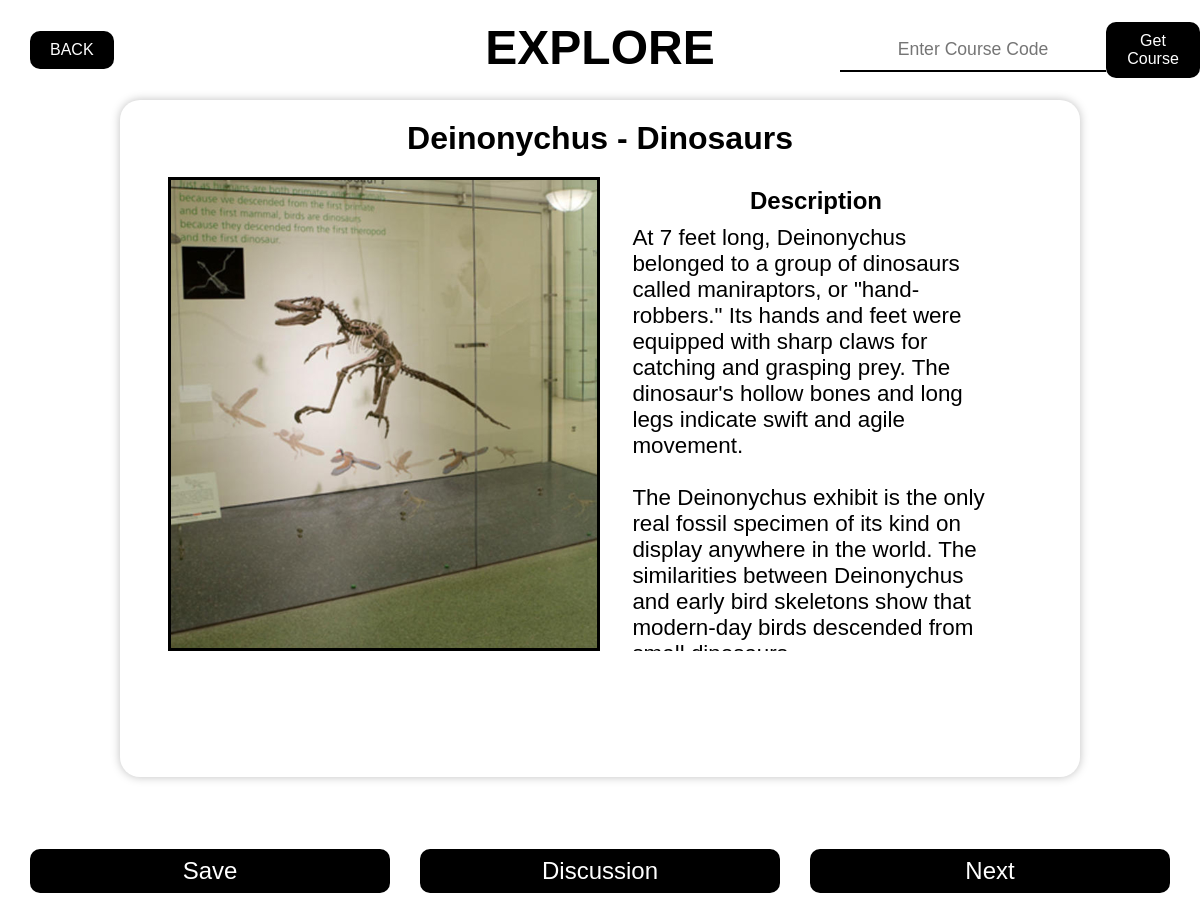
The app's page /course/9FIHAXM with its own data.
### backend/models.py (models this page shows)
class Item(models.Model):
    name = models.CharField(max_length=200)
    category = models.CharField(max_length=200, default="Dinosaurs")
    description = models.CharField(max_length=5000)
    description = models.TextField()
    img_url = models.URLField(null=True, blank=True)
    img = models.ImageField(null=True, upload_to='images/')
    def __str__(self):
        return f'id: {self.id}, name: {self.name}, category: {self.category}'

### backend/views.py (the view)
# urls.py: path('course/<str:code>', views.course, name="course"),
def course(request, code, index=0):
    try:
        course = Course.objects.get(code=code)
        try:
            sequence = Sequence.objects.get(course=course, index=index)
            index+=1
            print(sequence.item)
            return render(request, "course.html", {
                "item":sequence.item, "code":code, "next_index":index
                })
        except:
            return render(request, "course_end.html")
    except:
        return render(request, "course_not_found.html")

### backend/templates/course.html (shortened to what this page needs)
<!DOCTYPE html>
<html>
    <head>
        <link rel="stylesheet" href="../../static/style.css" type="text/css">
    </head>
    <body style="position: relative;">
        <h1 style="margin: auto; text-align: center; font-size: 3rem;" class="title">EXPLORE</h1>
        <header class="header">
            <a style="" href="../../../">BACK</a>
            <form class="course-code">
                <input type="text" name="code" placeholder="Enter Course Code" class="code-text" minlength=7>
                <button type="submit" onmouseover="courseDO()">Get Course</button>
            </form>
        </header>
        <main class="artifact">
            <h1>{{ item.name }} - {{ item.category }}</h1>
            <div style="height: 20px;"></div>
            <div class="artifact__content">
                <div style="background-image: url({{ item.img.url }});" class="img"></div>
                <div class="text">
                    <h3>Description</h3>
                    <p>{{ item.description | linebreaksbr }}</p>
                </div>
            </div>
            <div style="height: 20px;"></div>
        </main>
        <div class="footer">
            <a >Save</a>
            <a href="{% url 'discussion' item_pk=item.id %}">Discussion</a>
            <a href="{% url 'course' code=code index=next_index %}">Next</a>
        </div>
    </body>
</html>

### backend/static/style.css (style rules this page uses)
* { box-sizing: border-box; margin: 0; padding: 0; }
body, html { width: 100vw; height: 100%; }
body { font-family: Arial, Helvetica, sans-serif; position: relative; }
.artifact { background-color: white; border: none; width: 80%; height: 75%; position: relative; border-radius: 20px; box-shadow: 0px 0px 10px 0px #bfbfbf; margin: auto; }
.artifact > h1 { margin: auto; text-align: center; padding-top: 20px; }
.artifact__content { width: 90%; display: flex; flex-direction: row; align-items: stretch; height: 70%; margin: auto; }
.artifact__content > div { width: 50%; }
.artifact__content > .text { overflow: scroll; }
.artifact__content > .text > p { width: 85%; margin: auto; margin-top: 10px; font-size: 1.4rem; }
.artifact__content > .text > h3 { margin: auto; text-align: center; font-size: 1.5rem; margin-top: 10px; }
.artifact__content > .img { background-size: cover; background-position: center; border: solid 3px black; }
.course-code { height: fit-content; width: 30%; border-radius: 20px; background-color: white; display: flex; flex-direction: row; align-items: center; justify-content: flex-end; }
.course-code > input { border: none; border-bottom: solid 2px black; padding: 10px 20px; font-size: 1.1rem; display: block; margin: auto; text-align: center; }
.course-code > button { background-color: black; color: white; padding: 10px 20px; margin-top: 20px; border: none; font-size: 1rem; display: block; margin: auto; margin-top: 20px; border-radius: 10px; margin-bottom: 20px; }
.header { display: flex; flex-direction: row; justify-content: space-between; align-items: center; height: 100px; align-content: center; }
.header > a { text-decoration: none; display: block; background-color: black; font-size: 1rem; padding: 10px 20px; margin-left: 30px; color: white; border-radius: 10px; }
.footer { margin-bottom: 0; display: flex; width: 100%; justify-content: space-evenly; align-items: center; position: absolute; bottom: 10px; height: fit-content; }
.footer > a { width: 30%; display: block; text-align: center; background-color: black; color: white; text-decoration: none; border-radius: 10px; padding: 8px 0px; font-size: 1.5rem; }

### backend/templates/course.html (style rules this page uses)
.title { position: absolute; margin: auto; text-align: center; top: 20px; left: 50%; transform: translateX(-50%); }

### records on screen
Item: name "Deinonychus", category "Dinosaurs", img (picture), description "At 7 feet long, Deinonychus belonged to a group of dinosaurs called maniraptors, or \"hand-robbers.\" Its hands and feet were equipped with sharp claws for catching and grasping prey. The dinosaur's hollow bones and long legs indicate swift and agile movement. The Deinonychus exhibit is the only real fossil specimen of its kind on display anywhere in the world. The similarities between Deinonychus and early bird skeletons show that modern-day birds descended from…"
